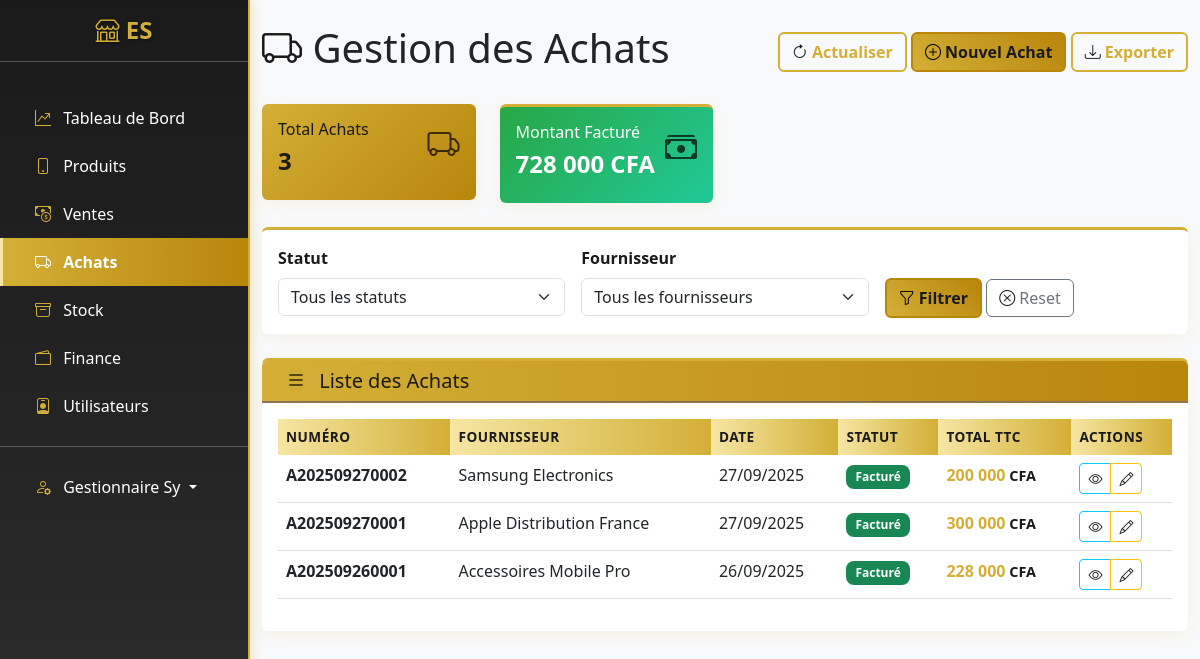
The page /achats/ (signed in) on the database its author committed.
### apps/users/models.py (models this page shows, shortened)
class User(AbstractUser):
    ROLE_CHOICES = [
        ('admin', 'Administrateur'),
        ('manager', 'Gestionnaire'),
        ('cashier', 'Caissier'),
    ]
    email = models.EmailField(unique=True)
    telephone = models.CharField(max_length=15, blank=True)
    role = models.CharField(max_length=20, choices=ROLE_CHOICES, default='Administrateur')
    date_creation = models.DateTimeField(auto_now_add=True)
    USERNAME_FIELD = 'username'
    REQUIRED_FIELDS = ['email']
    class Meta:
        verbose_name = "Utilisateur"
        verbose_name_plural = "Utilisateurs"

### apps/achats/models.py (models this page shows, shortened)
class Achat(models.Model):
    STATUT_CHOICES = [
        ('brouillon', 'Brouillon'),
        ('commande', 'Commandé'),
        ('recu', 'Reçu'),
        ('facture', 'Facturé'),
    ]
    numero = models.CharField(max_length=20, unique=True, blank=True)
    fournisseur = models.ForeignKey(Fournisseur, on_delete=models.CASCADE, related_name='achats')
    date_achat = models.DateTimeField(auto_now_add=True)
    date_livraison = models.DateField(null=True, blank=True)
    statut = models.CharField(max_length=20, choices=STATUT_CHOICES, default='brouillon')
    total_ht = models.DecimalField(max_digits=10, decimal_places=2, default=0)
    total_ttc = models.DecimalField(max_digits=10, decimal_places=2, default=0)
    utilisateur = models.ForeignKey(User, on_delete=models.SET_NULL, null=True, blank=True)
    note = models.TextField(blank=True)
    class Meta:
        verbose_name = "Achat"
        verbose_name_plural = "Achats"
        ordering = ['-date_achat']

class Fournisseur(models.Model):
    nom = models.CharField(max_length=200)
    contact = models.CharField(max_length=100, blank=True)
    telephone = models.CharField(max_length=15, blank=True)
    email = models.EmailField(blank=True)
    adresse = models.TextField(blank=True)
    date_creation = models.DateTimeField(auto_now_add=True)
    actif = models.BooleanField(default=True)
    class Meta:
        verbose_name = "Fournisseur"
        verbose_name_plural = "Fournisseurs"
        ordering = ['nom']

### apps/achats/views.py (the view)
# urls.py: path('', views.AchatListView.as_view(), name='list'),
@method_decorator(manager_or_admin_cashier_required, name='dispatch')
class AchatListView(LoginRequiredMixin, ListView):
    model = Achat
    template_name = 'achats/list.html'
    context_object_name = 'achats'
    paginate_by = 20
    def get_queryset(self):
        queryset = Achat.objects.select_related('fournisseur', 'utilisateur')
        statut = self.request.GET.get('statut')
        if statut:
            queryset = queryset.filter(statut=statut)
        return queryset
    def get_context_data(self, **kwargs):
        context = super().get_context_data(**kwargs)
        context['statuts'] = Achat.STATUT_CHOICES
        context['total_achats'] = Achat.objects.count()
        context['total_facture'] = Achat.objects.filter(statut='facture').aggregate(
            total=Sum('total_ttc')
        )['total'] or 0
        return context

### templates/achats/list.html (shortened to what this page needs)
{% extends 'base.html' %}
{% load static %}
{% load math_filters %}
{% load humanize %}
{% block content %}
<div class="d-flex justify-content-between align-items-center mb-4">
    <h1><i class="bi bi-truck"></i> Gestion des Achats</h1>
    <div>
        <button class="btn btn-outline-primary" onclick="location.reload()">
            <i class="bi bi-arrow-clockwise"></i> Actualiser
        </button>
        {% if user.role in 'admin,manager' %}
        <a href="{% url 'achats:create' %}" class="btn btn-primary">
            <i class="bi bi-plus-circle" style="color: black;"></i> Nouvel Achat
        </a>
        {% endif %}
        <a href="{% url 'achats:export' %}" class="btn btn-outline-primary">
            <i class="bi bi-download"></i> Exporter
        </a>
    </div>
</div>
<div class="row mb-4">
    <div class="col-md-3">
        <div class="card bg-primary text-white">
            <div class="card-body">
                <div class="d-flex justify-content-between">
                    <div>
                        <h6>Total Achats</h6>
                        <h4 style="font-weight: 900;">{{ total_achats }}</h4>
                    </div>
                    <i class="bi bi-truck" style="font-size: 2rem; opacity: 0.7; color: black;"></i>
                </div>
            </div>
        </div>
    </div>
    <div class="col-md-3">
        <div class="card bg-success text-white">
            <div class="card-body">
                <div class="d-flex justify-content-between">
                    <div>
                        <h6>Montant Facturé</h6>
                        <h4 style="font-weight: 900;">{{ total_facture|floatformat:0|intcomma }} CFA</h4>
                    </div>
                    <i class="bi bi-cash-stack" style="font-size: 2rem; opacity: 0.7; color: black;"></i>
                </div>
            </div>
        </div>
    </div>
</div>
<div class="card mb-4">
    <div class="card-body">
        <form method="get" class="row g-3">
            <div class="col-md-4">
                <label class="form-label">Statut</label>
                <select name="statut" class="form-select">
                    <option value="">Tous les statuts</option>
                </select>
            </div>
            <div class="col-md-4">
                <label class="form-label">Fournisseur</label>
                <select name="fournisseur" class="form-select">
                    <option value="">Tous les fournisseurs</option>
                </select>
            </div>
            <div class="col-md-4">
                <label class="form-label">&nbsp;</label>
                <div>
                    <button type="submit" class="btn btn-primary">
                        <i class="bi bi-funnel" style="color: black;"></i> Filtrer
                    </button>
                    <a href="{% url 'achats:list' %}" class="btn btn-outline-secondary">
                        <i class="bi bi-x-circle"></i> Reset
                    </a>
                </div>
            </div>
        </form>
    </div>
</div>
<div class="card">
    <div class="card-header">
        <h5 class="card-title mb-0">
            <i class="bi bi-list p-2" style="color: black;"></i> Liste des Achats
        </h5>
    </div>
    <div class="card-body">
        <div class="table-responsive">
            <table class="table table-hover">
                <thead>
                    <tr>
                        <th>Numéro</th>
                        <th>Fournisseur</th>
                        <th>Date</th>
                        <th>Statut</th>
                        <th>Total TTC</th>
                        <th>Actions</th>
                    </tr>
                </thead>
                <tbody>
                    {% for achat in achats %}
                    <tr>
                        <td>
                            <strong>{{ achat.numero }}</strong>
                        </td>
                        <td>{{ achat.fournisseur.nom }}</td>
                        <td>{{ achat.date_achat|date:"d/m/Y" }}</td>
                        <td>
                            <span class="badge {% if achat.statut == 'facture' %}bg-success{% elif achat.statut == 'recu' %}bg-info{% elif achat.statut == 'commande' %}bg-warning{% else %}bg-secondary{% endif %}">
                                {{ achat.get_statut_display }}
                            </span>
                        </td>
                        <td>
                            <strong class="montant-cfa">{{ achat.total_ttc|floatformat:0|intcomma }}</strong>
                        </td>
                        <td>
                            <div class="btn-group btn-group-sm">
                                <a href="{% url 'achats:detail' achat.pk %}" class="btn btn-outline-info" title="Voir">
                                    <i class="bi bi-eye"></i>
                                </a>
                                {% if user.role in 'admin,manager' %}
                                <a href="{% url 'achats:edit' achat.pk %}" class="btn btn-outline-warning" title="Modifier">
                                    <i class="bi bi-pencil"></i>
                                </a>
                                {% endif %}
                            </div>
                        </td>
                    </tr>
                    {% endfor %}
                </tbody>
            </table>
        </div>
    </div>
</div>
{% endblock %}

### templates/base.html (shortened to what this page needs)
<!DOCTYPE html>
<html lang="fr">
<head>
    <link href="https://cdn.jsdelivr.net/npm/bootstrap@5.3.0/dist/css/bootstrap.min.css" rel="stylesheet">
    <link rel="stylesheet" href="https://cdn.jsdelivr.net/npm/bootstrap-icons@1.11.0/font/bootstrap-icons.css">
    {% load static %}
    <link rel="stylesheet" href="{% static 'css/custom.css' %}">
</head>
<body>
    <div id="wrapper">
        <div class="d-md-flex">
            <nav id="sidebar" class="text-white collapse d-md-block" style="width: 250px; min-height: 100vh;">
                <div class="position-sticky">
                    <div class="py-3">
                        <h4 class="text-center">
                            <i class="logo bi-shop"></i> ES
                        </h4>
                        <hr>
                    </div>
                    <div class="nav flex-column">
                        <a href="{% url 'dashboard:index' %}" class="nav-link text-white {% if request.resolver_match.app_name == 'dashboard' %}active{% endif %}">
                            <i class="logo bi-graph-up-arrow px-2"></i> Tableau de Bord
                        </a>
                        <a href="{% url 'produits:list' %}" class="nav-link text-white {% if request.resolver_match.app_name == 'produits' %}active{% endif %}">
                            <i class="logo bi-phone px-2"></i> Produits
                        </a>
                        <a href="{% url 'ventes:list' %}" class="nav-link text-white {% if request.resolver_match.app_name == 'ventes' %}active{% endif %}">
                            <i class="logo bi-cash-coin px-2"></i> Ventes
                        </a>
                        <a href="{% url 'achats:list' %}" class="nav-link text-white {% if request.resolver_match.app_name == 'achats' %}active{% endif %}">
                            <i class="logo bi-truck px-2"></i> Achats
                        </a>
                        <a href="{% url 'stock:list' %}" class="nav-link text-white {% if request.resolver_match.app_name == 'stock' %}active{% endif %}">
                            <i class="logo bi-archive px-2"></i> Stock
                        </a>
                        <a href="{% url 'finance:overview' %}" class="nav-link text-white {% if request.resolver_match.app_name == 'finance' %}active{% endif %}">
                            <i class="logo bi-wallet2 px-2"></i> Finance
                        </a>
                        {% if user.role in 'admin,manager' %}
                        <a href="{% url 'users:user_list' %}" class="nav-link text-white {% if request.resolver_match.app_name == 'users' %}active{% endif %}">
                            <i class="logo bi-person-badge px-2"></i> Utilisateurs
                        </a>
                        {% endif %}
                        <hr>
                        <div class="dropdown">
                            <a class="nav-link text-white dropdown-toggle" href="#" role="button" data-bs-toggle="dropdown">
                                <i class="logo bi-person-gear px-2"></i> {{ user.get_full_name|default:user.username }}
                            </a>
                        </div>
                    </div>
                </div>
            </nav>
            <main class="flex-fill">
                <div class="container-fluid py-4">
                    {% block content %}{% endblock %}
                </div>
            </main>
        </div>
    </div>
    {% load static %}
</body>
</html>

### static/css/custom.css (style rules this page uses)
:root { --primary-color: #D4AF37; --primary-dark: #B8860B; --secondary-color: #1a1a1a; --secondary-light: #2d2d2d; --success-color: #28a745; --info-color: #17a2b8; --warning-color: #ffc107; --danger-color: #dc3545; --light-gold: #F5E6A3; --dark-gold: #8B7355; }
body { background-color: #f8f9fa; font-family: 'Segoe UI', Tahoma, Geneva, Verdana, sans-serif; }
#sidebar { background: linear-gradient(180deg, var(--secondary-color) 0%, var(--secondary-light) 100%); box-shadow: 2px 0 10px rgba(212, 175, 55, 0.3); border-right: 2px solid var(--primary-color); }
#sidebar .nav-link { padding: 0.75rem 1.5rem; border-radius: 0; transition: all 0.3s ease; color: #ffffff; border-left: 3px solid transparent; }
#sidebar h4 { color: var(--primary-color); text-shadow: 1px 1px 2px rgba(0,0,0,0.5); font-weight: bold; }
.logo { color: var(--primary-color); }
.card { border: none; box-shadow: 0 4px 15px rgba(212, 175, 55, 0.1); transition: all 0.3s ease; border-top: 3px solid var(--primary-color); }
.card-header { background: linear-gradient(90deg, var(--primary-color), var(--primary-dark)); color: var(--secondary-color); border-bottom: 2px solid var(--dark-gold); font-weight: 600; }
.btn-primary { background: linear-gradient(45deg, var(--primary-color), var(--primary-dark)); border: 2px solid var(--primary-dark); color: var(--secondary-color); font-weight: 600; transition: all 0.3s ease; }
.btn-outline-primary { border: 2px solid var(--primary-color); color: var(--primary-color); font-weight: 600; }
.card.bg-primary { background: linear-gradient(135deg, var(--primary-color), var(--primary-dark)) !important; border: none; color: var(--secondary-color) !important; }
.card.bg-success { background: linear-gradient(135deg, #28a745, #20c997) !important; }
.table th { background: linear-gradient(90deg, var(--light-gold), var(--primary-color)); color: var(--secondary-color); border: none; font-weight: 600; text-transform: uppercase; font-size: 0.85rem; letter-spacing: 0.5px; }
.badge { font-size: 0.75em; font-weight: 600; padding: 0.5em 0.75em; border-radius: 0.5rem; }
.form-label { color: var(--secondary-color); font-weight: 600; }
.bi { color: var(--secondary-color); }
.montant-cfa { font-weight: bold; color: var(--primary-color); }
.montant-cfa::after { content: " CFA"; font-size: 0.9em; color: var(--secondary-color); }

### rows shown on the page
User: get_full_name "Gestionnaire Sy"
Achat: numero "A202509270002", fournisseur.nom "Samsung Electronics", date_achat "27/09/2025", statut "Facturé", total_ttc "200 000"
Achat: numero "A202509270001", fournisseur.nom "Apple Distribution France", date_achat "27/09/2025", statut "Facturé", total_ttc "300 000"
Achat: numero "A202509260001", fournisseur.nom "Accessoires Mobile Pro", date_achat "26/09/2025", statut "Facturé", total_ttc "228 000"

### other values the page prints
{{ total_achats }} "3"
{{ total_facture|floatformat:0|intcomma }} "728 000"
